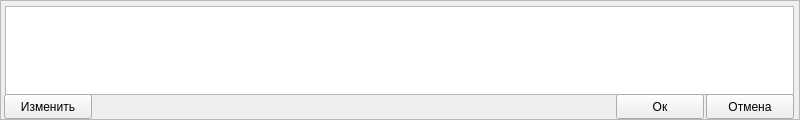
<?xml version="1.0" encoding="UTF-8"?>
<ui version="4.0">
 <class>addnewreview</class>
 <widget class="QWidget" name="addnewreview">
  <property name="geometry">
   <rect>
    <x>0</x>
    <y>0</y>
    <width>800</width>
    <height>120</height>
   </rect>
  </property>
  <property name="windowTitle">
   <string>Form</string>
  </property>
  <widget class="QFrame" name="frame">
   <property name="geometry">
    <rect>
     <x>0</x>
     <y>0</y>
     <width>800</width>
     <height>120</height>
    </rect>
   </property>
   <property name="frameShape">
    <enum>QFrame::StyledPanel</enum>
   </property>
   <property name="frameShadow">
    <enum>QFrame::Raised</enum>
   </property>
   <widget class="QPlainTextEdit" name="lb_add_review_text">
    <property name="geometry">
     <rect>
      <x>5</x>
      <y>6</y>
      <width>789</width>
      <height>89</height>
     </rect>
    </property>
   </widget>
   <widget class="QPushButton" name="qpb_add_review">
    <property name="geometry">
     <rect>
      <x>616</x>
      <y>94</y>
      <width>88</width>
      <height>25</height>
     </rect>
    </property>
    <property name="text">
     <string>Ок</string>
    </property>
   </widget>
   <widget class="QPushButton" name="qpb_cancel_review">
    <property name="geometry">
     <rect>
      <x>706</x>
      <y>94</y>
      <width>88</width>
      <height>25</height>
     </rect>
    </property>
    <property name="text">
     <string>Отмена</string>
    </property>
   </widget>
   <widget class="QPushButton" name="btnSave">
    <property name="geometry">
     <rect>
      <x>4</x>
      <y>94</y>
      <width>88</width>
      <height>25</height>
     </rect>
    </property>
    <property name="text">
     <string>Изменить</string>
    </property>
   </widget>
  </widget>
 </widget>
 <resources/>
 <connections/>
</ui>
